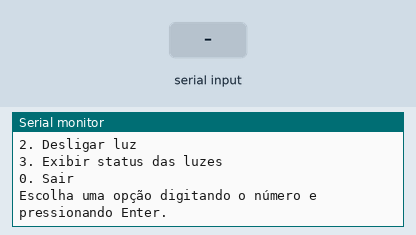
This sketch was run on a simulated Arduino Uno, built with avr-gcc and run on an emulated ATmega328P. On the bench: the last lines printed to the serial monitor. Inputs (shaded band) come from the test bench.

Above: at 1.3 s.
1.4 s: "90,45,200\n" received over Serial
2.9 s: "1\n" received over Serial
At 3.6 s:
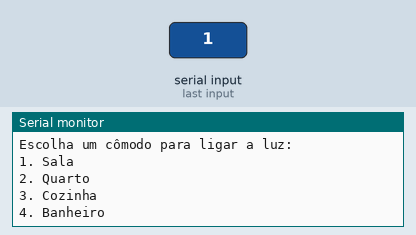
4.4 s: "30,150,10\n" received over Serial
At 5.6 s:
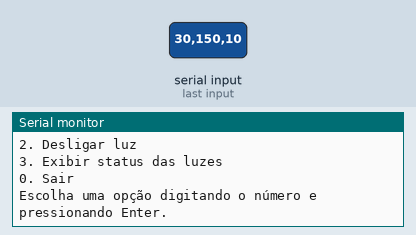
5.9 s: "0\n" received over Serial
At 6.9 s:
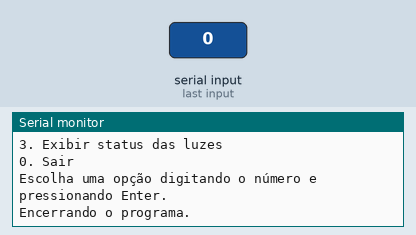

The sketch:

Projeto.ino
```cpp
// Configurações dos cômodos e luzes
const int numComodos = 4;
String comodos[numComodos] = {"Sala", "Quarto", "Cozinha", "Banheiro"};
bool luzes[numComodos] = {false, false, false, false}; // Todas começam desligadas
int comodoLigar;
int comodoDesligar;
// Função para exibir o status das luzes
void exibirStatus() {
    Serial.println("\nStatus das luzes:");
    for (int i = 0; i < numComodos; i++) {
        Serial.print(comodos[i] + ": ");
        Serial.println(luzes[i] ? "Ligado" : "Desligado");
    }
    Serial.println();
}

// Função para alterar o status das luzes
void alterarStatus(int index, bool status) {
    luzes[index] = status;
    Serial.print("A luz do(a) ");
    Serial.print(comodos[index]);
    Serial.println(status ? " foi ligada." : " foi desligada.");
}

void setup() {
    // Inicializa a comunicação serial
    Serial.begin(9600);
    Serial.println("--- Menu Casa Inteligente ---");
    Serial.println("1. Ligar luz");
    Serial.println("2. Desligar luz");
    Serial.println("3. Exibir status das luzes");
    Serial.println("0. Sair");
    Serial.println("Escolha uma opção digitando o número e pressionando Enter.");
}

void loop() {
    if (Serial.available() > 0) {
        String input = Serial.readStringUntil('\n'); // Lê a entrada do usuário
        int opcao = input.toInt();                  // Converte a entrada para inteiro

        switch (opcao) {
            case 1:
                Serial.println("Escolha um cômodo para ligar a luz:");
                for (int i = 0; i < numComodos; i++) {
                    Serial.print(i + 1);
                    Serial.println(". " + comodos[i]);
                }
                while (Serial.available() == 0);
                comodoLigar = Serial.readStringUntil('\n').toInt();
                if (comodoLigar > 0 && comodoLigar <= numComodos) {
                    alterarStatus(comodoLigar - 1, true);
                } else {
                    Serial.println("Cômodo inválido!");
                }
                break;

            case 2:
                Serial.println("Escolha um cômodo para desligar a luz:");
                for (int i = 0; i < numComodos; i++) {
                    Serial.print(i + 1);
                    Serial.println(". " + comodos[i]);
                }
                while (Serial.available() == 0);
                comodoDesligar = Serial.readStringUntil('\n').toInt();
                if (comodoDesligar > 0 && comodoDesligar <= numComodos) {
                    alterarStatus(comodoDesligar - 1, false);
                } else {
                    Serial.println("Cômodo inválido!");
                }
                break;

            case 3:
                exibirStatus();
                break;

            case 0:
                Serial.println("Encerrando o programa.");
                while (true); // Encerra o programa
                break;

            default:
                Serial.println("Opção inválida!");
        }

        // Reexibe o menu após cada interação
        Serial.println("\n--- Menu Casa Inteligente ---");
        Serial.println("1. Ligar luz");
        Serial.println("2. Desligar luz");
        Serial.println("3. Exibir status das luzes");
        Serial.println("0. Sair");
        Serial.println("Escolha uma opção digitando o número e pressionando Enter.");
    }
}
```

Measured:
- after the input at 2.9 s, the serial monitor: prints a new line at once (image 1)
- after the input at 4.4 s, the serial monitor: prints a new line at once (image 2)
- after the input at 5.9 s, the serial monitor: prints a new line at once (image 3)
